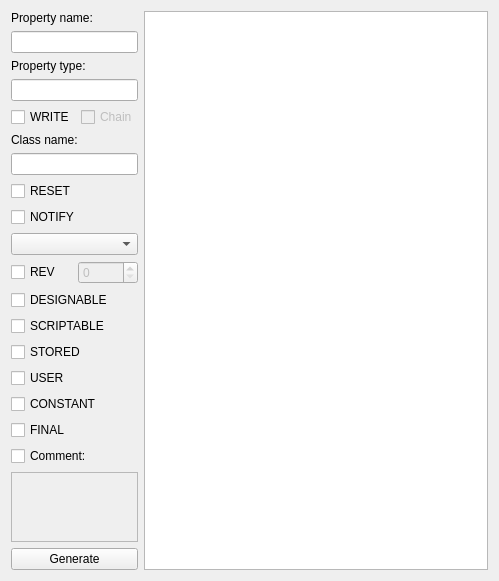
<?xml version="1.0" encoding="UTF-8"?>
<ui version="4.0">
 <class>Widget</class>
 <widget class="QWidget" name="Widget">
  <property name="geometry">
   <rect>
    <x>0</x>
    <y>0</y>
    <width>499</width>
    <height>528</height>
   </rect>
  </property>
  <property name="windowTitle">
   <string>QtPropGen</string>
  </property>
  <layout class="QHBoxLayout" name="horizontalLayout_2" stretch="1,20">
   <item>
    <layout class="QVBoxLayout" name="verticalLayout">
     <item>
      <widget class="QLabel" name="label">
       <property name="text">
        <string>Property name:</string>
       </property>
      </widget>
     </item>
     <item>
      <widget class="QLineEdit" name="lName">
       <property name="maxLength">
        <number>1024</number>
       </property>
      </widget>
     </item>
     <item>
      <widget class="QLabel" name="label_2">
       <property name="text">
        <string>Property type:</string>
       </property>
      </widget>
     </item>
     <item>
      <widget class="QLineEdit" name="lType">
       <property name="maxLength">
        <number>1024</number>
       </property>
      </widget>
     </item>
     <item>
      <layout class="QHBoxLayout" name="horizontalLayout_3">
       <item>
        <widget class="QCheckBox" name="cWrite">
         <property name="text">
          <string>WRITE</string>
         </property>
        </widget>
       </item>
       <item>
        <widget class="QCheckBox" name="cChain">
         <property name="enabled">
          <bool>false</bool>
         </property>
         <property name="text">
          <string>Chain</string>
         </property>
        </widget>
       </item>
      </layout>
     </item>
     <item>
      <widget class="QLabel" name="lblClassName">
       <property name="text">
        <string>Class name:</string>
       </property>
      </widget>
     </item>
     <item>
      <widget class="QLineEdit" name="lClassName">
       <property name="enabled">
        <bool>true</bool>
       </property>
      </widget>
     </item>
     <item>
      <widget class="QCheckBox" name="cReset">
       <property name="text">
        <string>RESET</string>
       </property>
      </widget>
     </item>
     <item>
      <widget class="QCheckBox" name="cNotify">
       <property name="text">
        <string>NOTIFY</string>
       </property>
      </widget>
     </item>
     <item>
      <widget class="QComboBox" name="cEmitType"/>
     </item>
     <item>
      <layout class="QHBoxLayout" name="horizontalLayout">
       <item>
        <widget class="QCheckBox" name="cRev">
         <property name="text">
          <string>REV</string>
         </property>
        </widget>
       </item>
       <item>
        <widget class="QSpinBox" name="sRev">
         <property name="enabled">
          <bool>false</bool>
         </property>
        </widget>
       </item>
      </layout>
     </item>
     <item>
      <widget class="QCheckBox" name="cDesignable">
       <property name="text">
        <string>DESIGNABLE</string>
       </property>
      </widget>
     </item>
     <item>
      <widget class="QCheckBox" name="cScriptable">
       <property name="text">
        <string>SCRIPTABLE</string>
       </property>
      </widget>
     </item>
     <item>
      <widget class="QCheckBox" name="cStored">
       <property name="text">
        <string>STORED</string>
       </property>
      </widget>
     </item>
     <item>
      <widget class="QCheckBox" name="cUser">
       <property name="text">
        <string>USER</string>
       </property>
      </widget>
     </item>
     <item>
      <widget class="QCheckBox" name="cConstant">
       <property name="text">
        <string>CONSTANT</string>
       </property>
      </widget>
     </item>
     <item>
      <widget class="QCheckBox" name="cFinal">
       <property name="text">
        <string>FINAL</string>
       </property>
      </widget>
     </item>
     <item>
      <widget class="QCheckBox" name="cComment">
       <property name="text">
        <string>Comment:</string>
       </property>
      </widget>
     </item>
     <item>
      <widget class="QPlainTextEdit" name="pComment">
       <property name="enabled">
        <bool>false</bool>
       </property>
      </widget>
     </item>
     <item>
      <widget class="QPushButton" name="pGenerate">
       <property name="text">
        <string>Generate</string>
       </property>
      </widget>
     </item>
    </layout>
   </item>
   <item>
    <widget class="QPlainTextEdit" name="plainTextEdit">
     <property name="enabled">
      <bool>true</bool>
     </property>
    </widget>
   </item>
  </layout>
 </widget>
 <layoutdefault spacing="6" margin="11"/>
 <resources/>
 <connections/>
</ui>
